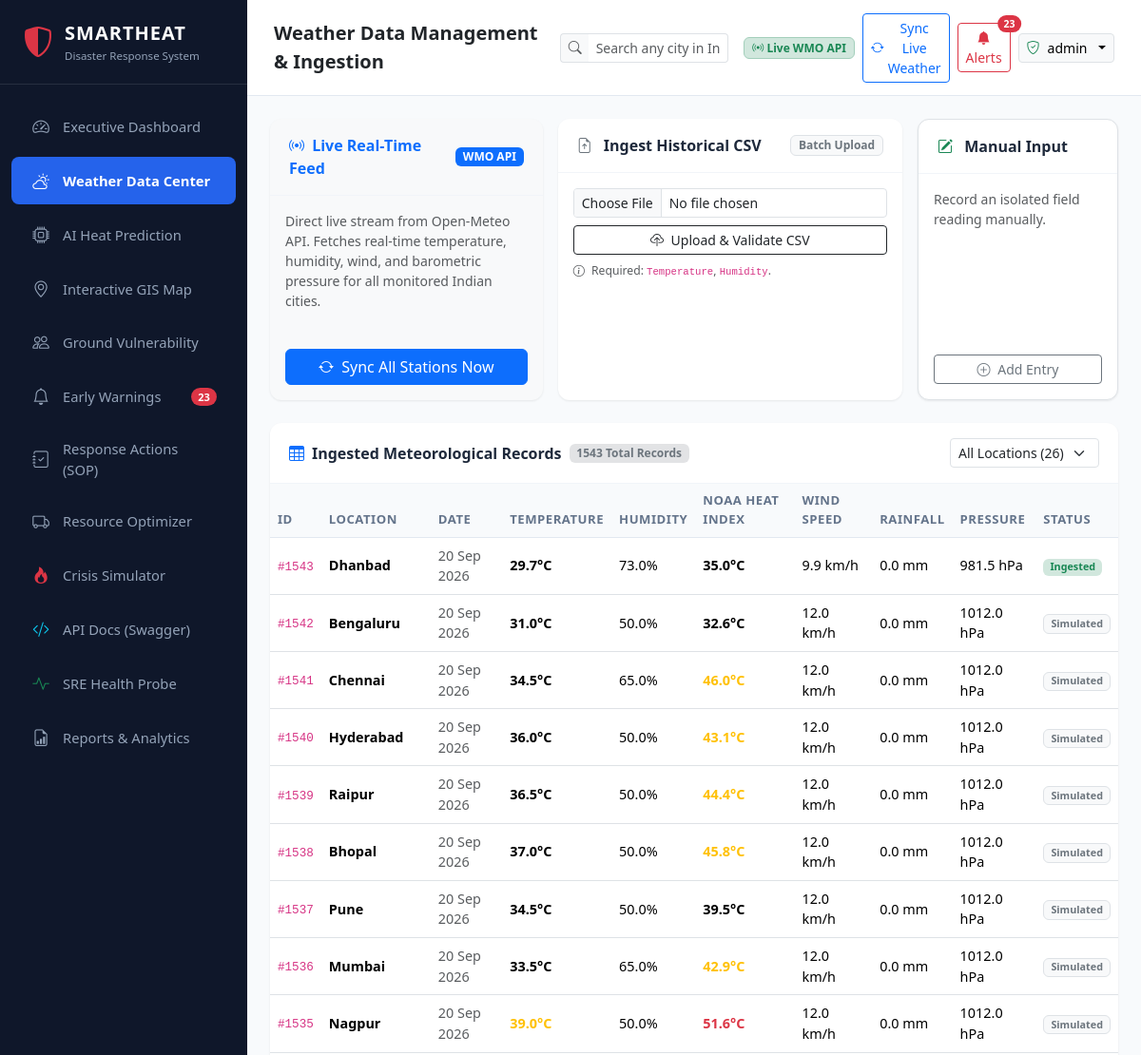
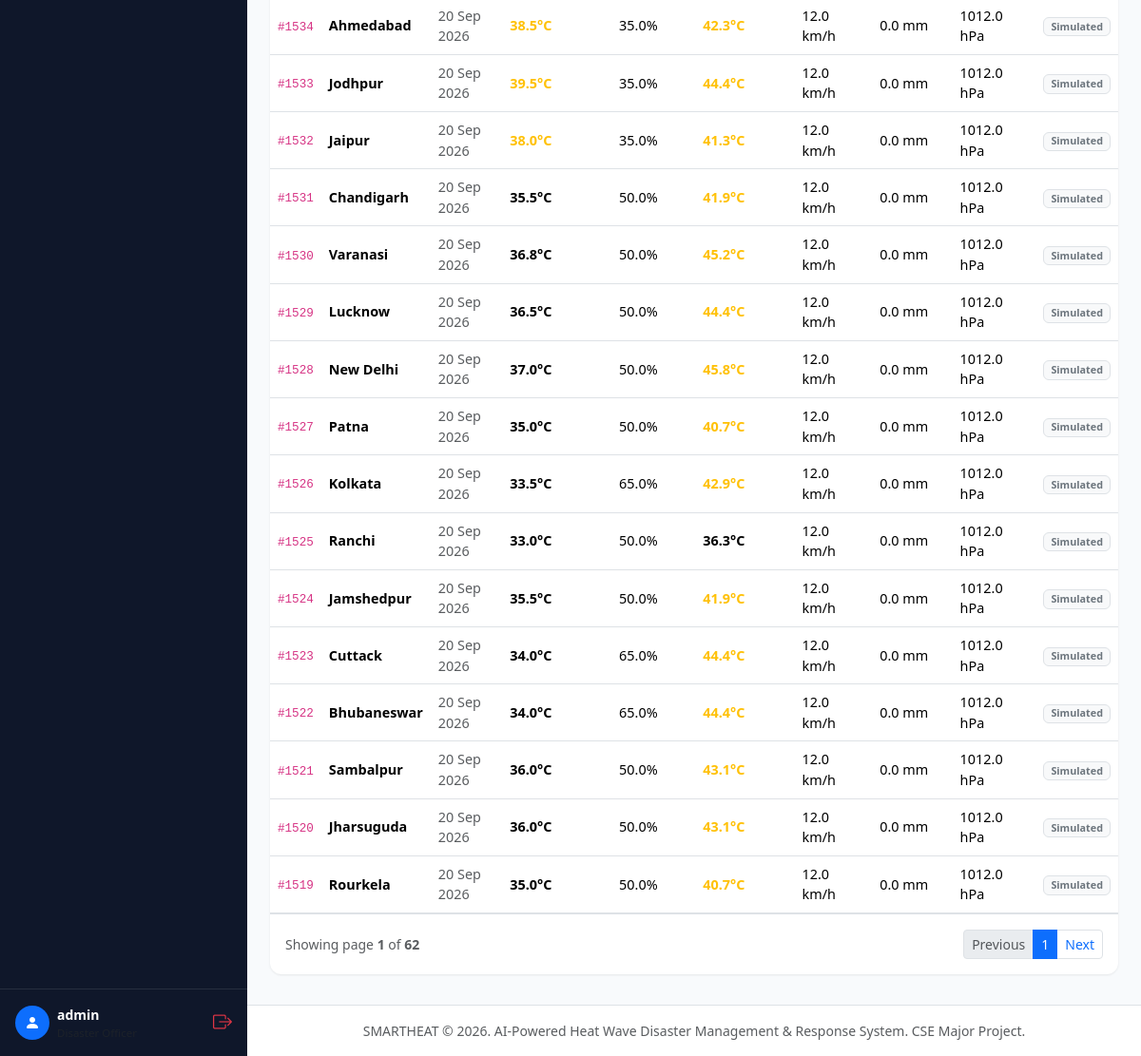
Page /weather/ (signed in) on the committed database (2 pictures, top to bottom).
### database/models.py (models this page shows, shortened)
class WeatherData(db.Model):
    __tablename__ = 'weather_data'
    id = db.Column(db.Integer, primary_key=True)
    location_id = db.Column(db.Integer, db.ForeignKey('locations.id'), nullable=False, index=True)
    date = db.Column(db.Date, nullable=False, index=True)
    temperature = db.Column(db.Float, nullable=False)   # Celsius
    humidity = db.Column(db.Float, nullable=False)      # %
    wind_speed = db.Column(db.Float, default=10.0)      # km/h
    rainfall = db.Column(db.Float, default=0.0)         # mm
    pressure = db.Column(db.Float, default=1013.25)     # hPa
    heat_index = db.Column(db.Float, nullable=True)     # Computed NOAA Heat Index
    is_simulated = db.Column(db.Boolean, default=False)
    created_at = db.Column(db.DateTime, default=datetime.utcnow)

class Location(db.Model):
    __tablename__ = 'locations'
    id = db.Column(db.Integer, primary_key=True)
    name = db.Column(db.String(100), unique=True, nullable=False, index=True)
    state = db.Column(db.String(50), nullable=False)
    latitude = db.Column(db.Float, nullable=False)
    longitude = db.Column(db.Float, nullable=False)
    zone_type = db.Column(db.String(50), default='Urban') # Urban, Suburban, Industrial, Rural
    baseline_temp = db.Column(db.Float, default=32.0)    # Normal summer mean temp (°C)
    created_at = db.Column(db.DateTime, default=datetime.utcnow)
    weather_records = db.relationship('WeatherData', backref='location', lazy=True, cascade='all, delete-orphan')
    vulnerability = db.relationship('VulnerabilityData', backref='location', uselist=False, cascade='all, delete-orphan')
    predictions = db.relationship('Prediction', backref='location', lazy=True, cascade='all, delete-orphan')
    risk_assessments = db.relationship('RiskAssessment', backref='location', lazy=True, cascade='all, delete-orphan')
    facilities = db.relationship('CriticalFacility', backref='location', lazy=True, cascade='all, delete-orphan')
    alerts = db.relationship('Alert', backref='location', lazy=True, cascade='all, delete-orphan')

### routes/weather_routes.py (the view)
@weather_bp.route('/')
@login_required
def index():
    page = request.args.get('page', 1, type=int)
    location_id = request.args.get('location_id', type=int)
    query = WeatherData.query.join(Location)
    if location_id:
        query = query.filter(WeatherData.location_id == location_id)
    pagination = query.order_by(WeatherData.date.desc(), WeatherData.id.desc()).paginate(
        page=page, per_page=25, error_out=False
    )
    locations = Location.query.order_by(Location.name.asc()).all()
    return render_template(
        'weather.html',
        records=pagination.items,
        pagination=pagination,
        locations=locations,
        selected_location_id=location_id
    )

### routes/auth_routes.py (called while the page is built)
def login_required(f):
    @wraps(f)
    def decorated_function(*args, **kwargs):
        if 'user_id' not in session:
            flash('Please log in to access the command portal.', 'warning')
            return redirect(url_for('auth.login', next=request.url))
        return f(*args, **kwargs)
    return decorated_function

### templates/weather.html (shortened to what this page needs)
{% extends 'base.html' %}
{% block page_title %}Weather Data Management & Ingestion{% endblock %}
{% block content %}
<div class="row g-3 mb-4">
  <div class="col-12 col-md-4">
    <div class="card h-100 border-primary border-opacity-25 bg-light">
      <div class="card-header bg-transparent d-flex justify-content-between align-items-center">
        <span class="fw-bold text-primary"><i class="bi bi-broadcast me-1"></i> Live Real-Time Feed</span>
        <span class="badge bg-primary">WMO API</span>
      </div>
      <div class="card-body d-flex flex-column justify-content-between">
        <p class="text-muted small mb-3">
          Direct live stream from Open-Meteo API. Fetches real-time temperature, humidity, wind, and barometric pressure for all monitored Indian cities.
        </p>
        <a href="{{ url_for('weather.sync_realtime_action') }}" class="btn btn-primary w-100">
          <i class="bi bi-arrow-repeat me-1"></i> Sync All Stations Now
        </a>
      </div>
    </div>
  </div>
  <div class="col-12 col-md-5">
    <div class="card h-100">
      <div class="card-header">
        <span class="fw-bold"><i class="bi bi-file-earmark-arrow-up text-secondary me-2"></i> Ingest Historical CSV</span>
        <span class="badge bg-light text-secondary border">Batch Upload</span>
      </div>
      <div class="card-body">
        <form method="POST" action="{{ url_for('weather.upload_csv') }}" enctype="multipart/form-data">
          <div class="mb-2">
            <input type="file" name="file" class="form-control form-control-sm" accept=".csv" required>
          </div>
          <button type="submit" class="btn btn-outline-dark btn-sm w-100">
            <i class="bi bi-cloud-upload me-1"></i> Upload & Validate CSV
          </button>
          <div class="text-muted small mt-2" style="font-size: 0.76rem;">
            <i class="bi bi-info-circle me-1"></i> Required: <code>Temperature</code>, <code>Humidity</code>.
          </div>
        </form>
      </div>
    </div>
  </div>
  <div class="col-12 col-md-3">
    <div class="card h-100 bg-white border">
      <div class="card-header bg-transparent">
        <span class="fw-bold"><i class="bi bi-pencil-square text-success me-2"></i> Manual Input</span>
      </div>
      <div class="card-body d-flex flex-column justify-content-between">
        <p class="text-muted small mb-2">Record an isolated field reading manually.</p>
        <button type="button" class="btn btn-outline-secondary btn-sm w-100" data-bs-toggle="modal" data-bs-target="#manualEntryModal">
          <i class="bi bi-plus-circle me-1"></i> Add Entry
        </button>
      </div>
    </div>
  </div>
</div>
<div class="card mb-4">
  <div class="card-header">
    <div class="d-flex align-items-center gap-2">
      <i class="bi bi-table text-primary"></i>
      <span class="fw-bold">Ingested Meteorological Records</span>
      <span class="badge bg-secondary-subtle text-secondary">{{ pagination.total }} Total Records</span>
    </div>
    <form method="GET" action="{{ url_for('weather.index') }}" class="d-flex align-items-center gap-2">
      <select name="location_id" class="form-select form-select-sm" onchange="this.form.submit()">
        <option value="">All Locations ({{ locations|length }})</option>
      </select>
    </form>
  </div>
  <div class="card-body p-0">
    <div class="table-responsive">
      <table class="table table-hover align-middle mb-0">
        <thead>
          <tr>
            <th>ID</th>
            <th>Location</th>
            <th>Date</th>
            <th>Temperature</th>
            <th>Humidity</th>
            <th>NOAA Heat Index</th>
            <th>Wind Speed</th>
            <th>Rainfall</th>
            <th>Pressure</th>
            <th>Status</th>
          </tr>
        </thead>
        <tbody>
          {% for r in records %}
          <tr>
            <td><code>#{{ r.id }}</code></td>
            <td class="fw-semibold">{{ r.location.name if r.location else 'Unknown' }}</td>
            <td class="text-muted">{{ r.date.strftime('%d %b %Y') }}</td>
            <td>
              <span class="fw-bold {% if r.temperature >= 42 %}text-danger{% elif r.temperature >= 38 %}text-warning{% endif %}">
                {{ r.temperature }}°C
              </span>
            </td>
            <td>{{ r.humidity }}%</td>
            <td>
              <span class="fw-semibold {% if r.heat_index and r.heat_index >= 50 %}text-danger{% elif r.heat_index and r.heat_index >= 40 %}text-warning{% endif %}">
                {{ r.heat_index if r.heat_index else '-' }}°C
              </span>
            </td>
            <td>{{ r.wind_speed }} km/h</td>
            <td>{{ r.rainfall }} mm</td>
            <td>{{ r.pressure }} hPa</td>
            <td>
              {% if r.is_simulated %}
                <span class="badge bg-light text-secondary border">Simulated</span>
              {% else %}
                <span class="badge bg-success-subtle text-success">Ingested</span>
              {% endif %}
            </td>
          </tr>
          {% else %}
          <tr>
            <td colspan="10" class="text-center py-4 text-muted">No weather records found. Upload a CSV file above.</td>
          </tr>
          {% endfor %}
        </tbody>
      </table>
    </div>
    {% if pagination.pages > 1 %}
    <div class="d-flex justify-content-between align-items-center p-3 border-top">
      <div class="text-muted small">
        Showing page <strong>{{ pagination.page }}</strong> of <strong>{{ pagination.pages }}</strong>
      </div>
      <ul class="pagination pagination-sm mb-0">
        <li class="page-item {% if not pagination.has_prev %}disabled{% endif %}">
          <a class="page-link" href="{{ url_for('weather.index', page=pagination.prev_num, location_id=selected_location_id) }}">Previous</a>
        </li>
        <li class="page-item active"><span class="page-link">{{ pagination.page }}</span></li>
        <li class="page-item {% if not pagination.has_next %}disabled{% endif %}">
          <a class="page-link" href="{{ url_for('weather.index', page=pagination.next_num, location_id=selected_location_id) }}">Next</a>
        </li>
      </ul>
    </div>
    {% endif %}
  </div>
</div>
{% endblock %}

### static/css/style.css (style rules this page uses)
:root { --primary-color: #1e3a8a; --primary-light: #3b82f6; --sidebar-bg: #0f172a; --sidebar-hover: #1e293b; --sidebar-active: #2563eb; --bg-main: #f8fafc; --card-bg: #ffffff; --text-main: #1e293b; --text-muted: #64748b; --risk-low: #10b981; --risk-moderate: #f59e0b; --risk-high: #ea580c; --risk-extreme: #dc2626; }
body { font-family: 'Segoe UI', -apple-system, BlinkMacSystemFont, Roboto, Helvetica, Arial, sans-serif; background-color: var(--bg-main); color: var(--text-main); margin: 0; padding: 0; min-height: 100vh; }
.card { border: none; border-radius: 0.75rem; box-shadow: 0 1px 3px rgba(0, 0, 0, 0.05), 0 1px 2px rgba(0, 0, 0, 0.03); background-color: var(--card-bg); margin-bottom: 1.5rem; }
.card-header { background-color: transparent; border-bottom: 1px solid #f1f5f9; padding: 1rem 1.25rem; font-weight: 600; color: var(--text-main); display: flex; align-items: center; justify-content: space-between; }
.table th { font-size: 0.82rem; text-transform: uppercase; letter-spacing: 0.04em; color: var(--text-muted); background-color: #f8fafc; border-bottom: 1px solid #e2e8f0; }
.table td { font-size: 0.9rem; vertical-align: middle; }

### rows in the picture
WeatherData: id "1543", location "Dhanbad", date "20 Sep 2026", temperature "29.7", humidity "73.0", heat_index "35.0", wind_speed "9.9", rainfall "0.0", pressure "981.5", is_simulated "Ingested"
WeatherData: id "1542", location "Bengaluru", date "20 Sep 2026", temperature "31.0", humidity "50.0", heat_index "32.6", wind_speed "12.0", rainfall "0.0", pressure "1012.0", is_simulated "Simulated"
WeatherData: id "1541", location "Chennai", date "20 Sep 2026", temperature "34.5", humidity "65.0", heat_index "46.0", wind_speed "12.0", rainfall "0.0", pressure "1012.0", is_simulated "Simulated"
WeatherData: id "1540", location "Hyderabad", date "20 Sep 2026", temperature "36.0", humidity "50.0", heat_index "43.1", wind_speed "12.0", rainfall "0.0", pressure "1012.0", is_simulated "Simulated"
WeatherData: id "1539", location "Raipur", date "20 Sep 2026", temperature "36.5", humidity "50.0", heat_index "44.4", wind_speed "12.0", rainfall "0.0", pressure "1012.0", is_simulated "Simulated"
WeatherData: id "1538", location "Bhopal", date "20 Sep 2026", temperature "37.0", humidity "50.0", heat_index "45.8", wind_speed "12.0", rainfall "0.0", pressure "1012.0", is_simulated "Simulated"
WeatherData: id "1537", location "Pune", date "20 Sep 2026", temperature "34.5", humidity "50.0", heat_index "39.5", wind_speed "12.0", rainfall "0.0", pressure "1012.0", is_simulated "Simulated"
WeatherData: id "1536", location "Mumbai", date "20 Sep 2026", temperature "33.5", humidity "65.0", heat_index "42.9", wind_speed "12.0", rainfall "0.0", pressure "1012.0", is_simulated "Simulated"
WeatherData: id "1535", location "Nagpur", date "20 Sep 2026", temperature "39.0", humidity "50.0", heat_index "51.6", wind_speed "12.0", rainfall "0.0", pressure "1012.0", is_simulated "Simulated"
WeatherData: id "1534", location "Ahmedabad", date "20 Sep 2026", temperature "38.5", humidity "35.0", heat_index "42.3", wind_speed "12.0", rainfall "0.0", pressure "1012.0", is_simulated "Simulated"
WeatherData: id "1533", location "Jodhpur", date "20 Sep 2026", temperature "39.5", humidity "35.0", heat_index "44.4", wind_speed "12.0", rainfall "0.0", pressure "1012.0", is_simulated "Simulated"
WeatherData: id "1532", location "Jaipur", date "20 Sep 2026", temperature "38.0", humidity "35.0", heat_index "41.3", wind_speed "12.0", rainfall "0.0", pressure "1012.0", is_simulated "Simulated"
WeatherData: id "1531", location "Chandigarh", date "20 Sep 2026", temperature "35.5", humidity "50.0", heat_index "41.9", wind_speed "12.0", rainfall "0.0", pressure "1012.0", is_simulated "Simulated"
WeatherData: id "1530", location "Varanasi", date "20 Sep 2026", temperature "36.8", humidity "50.0", heat_index "45.2", wind_speed "12.0", rainfall "0.0", pressure "1012.0", is_simulated "Simulated"
WeatherData: id "1529", location "Lucknow", date "20 Sep 2026", temperature "36.5", humidity "50.0", heat_index "44.4", wind_speed "12.0", rainfall "0.0", pressure "1012.0", is_simulated "Simulated"
WeatherData: id "1528", location "New Delhi", date "20 Sep 2026", temperature "37.0", humidity "50.0", heat_index "45.8", wind_speed "12.0", rainfall "0.0", pressure "1012.0", is_simulated "Simulated"
WeatherData: id "1527", location "Patna", date "20 Sep 2026", temperature "35.0", humidity "50.0", heat_index "40.7", wind_speed "12.0", rainfall "0.0", pressure "1012.0", is_simulated "Simulated"
WeatherData: id "1526", location "Kolkata", date "20 Sep 2026", temperature "33.5", humidity "65.0", heat_index "42.9", wind_speed "12.0", rainfall "0.0", pressure "1012.0", is_simulated "Simulated"
WeatherData: id "1525", location "Ranchi", date "20 Sep 2026", temperature "33.0", humidity "50.0", heat_index "36.3", wind_speed "12.0", rainfall "0.0", pressure "1012.0", is_simulated "Simulated"
WeatherData: id "1524", location "Jamshedpur", date "20 Sep 2026", temperature "35.5", humidity "50.0", heat_index "41.9", wind_speed "12.0", rainfall "0.0", pressure "1012.0", is_simulated "Simulated"
WeatherData: id "1523", location "Cuttack", date "20 Sep 2026", temperature "34.0", humidity "65.0", heat_index "44.4", wind_speed "12.0", rainfall "0.0", pressure "1012.0", is_simulated "Simulated"
WeatherData: id "1522", location "Bhubaneswar", date "20 Sep 2026", temperature "34.0", humidity "65.0", heat_index "44.4", wind_speed "12.0", rainfall "0.0", pressure "1012.0", is_simulated "Simulated"
WeatherData: id "1521", location "Sambalpur", date "20 Sep 2026", temperature "36.0", humidity "50.0", heat_index "43.1", wind_speed "12.0", rainfall "0.0", pressure "1012.0", is_simulated "Simulated"
WeatherData: id "1520", location "Jharsuguda", date "20 Sep 2026", temperature "36.0", humidity "50.0", heat_index "43.1", wind_speed "12.0", rainfall "0.0", pressure "1012.0", is_simulated "Simulated"
WeatherData: id "1519", location "Rourkela", date "20 Sep 2026", temperature "35.0", humidity "50.0", heat_index "40.7", wind_speed "12.0", rainfall "0.0", pressure "1012.0", is_simulated "Simulated"

### other values in the picture
{{ nav_active_alerts }} "23"
{{ session.get('username', 'Admin') }} "admin"
{{ pagination.total }} "1543"
{{ pagination.page }} "1"
{{ pagination.pages }} "62"
